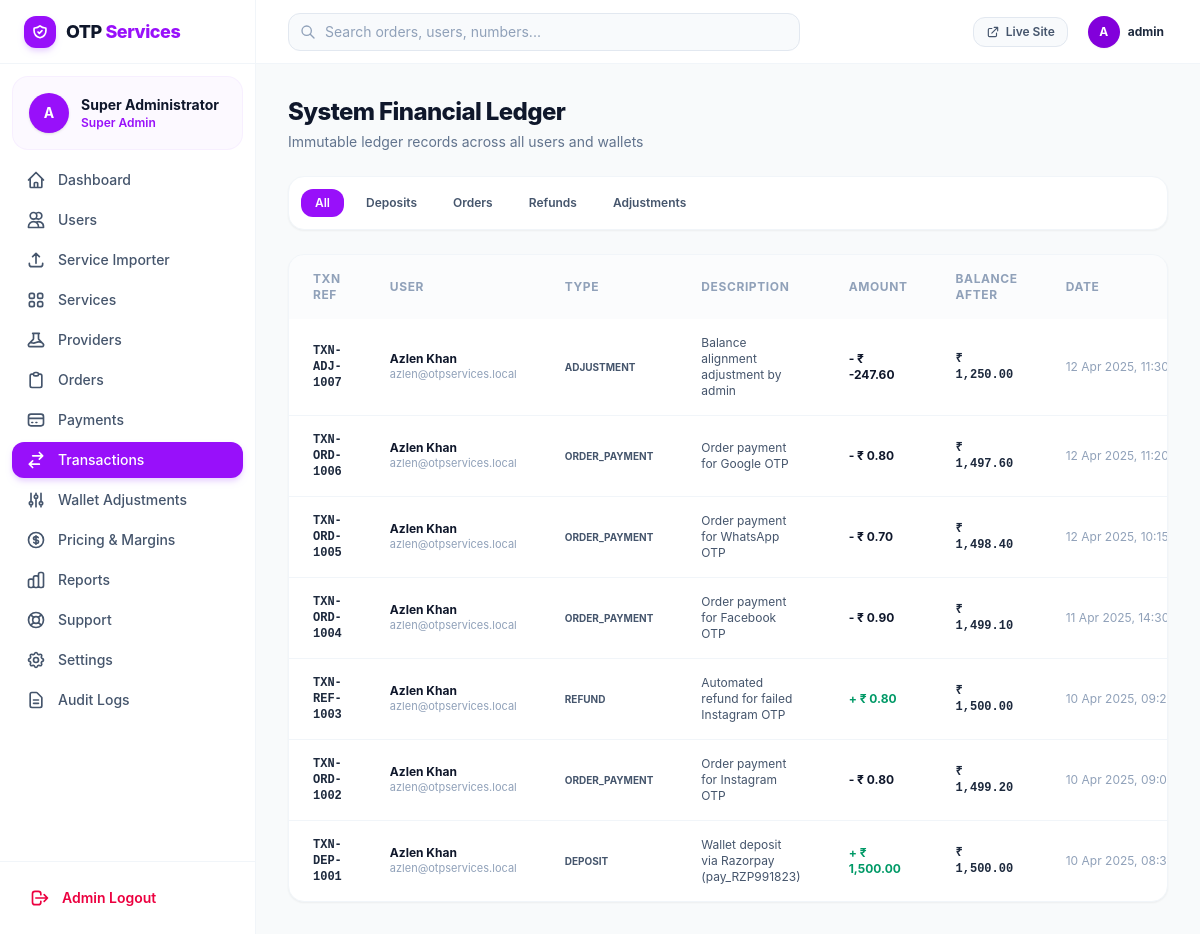
The app's page /admin/transactions.php (signed in) with its own data.
### tables this page shows
CREATE TABLE `wallet_transactions` (
  `id` INT AUTO_INCREMENT PRIMARY KEY,
  `transaction_ref` VARCHAR(64) NOT NULL UNIQUE,
  `user_id` INT NOT NULL,
  `type` ENUM('deposit', 'order_payment', 'refund', 'adjustment') NOT NULL,
  `amount` DECIMAL(12, 2) NOT NULL,
  `balance_before` DECIMAL(12, 2) NOT NULL,
  `balance_after` DECIMAL(12, 2) NOT NULL,
  `description` TEXT NOT NULL,
  `reference_id` VARCHAR(100) NULL,
  `created_at` TIMESTAMP DEFAULT CURRENT_TIMESTAMP,
  FOREIGN KEY (`user_id`) REFERENCES `users` (`id`) ON DELETE CASCADE,
  INDEX `idx_wt_user` (`user_id`),
  INDEX `idx_wt_ref` (`transaction_ref`),
  INDEX `idx_wt_type` (`type`)
);

CREATE TABLE `users` (
  `id` INT AUTO_INCREMENT PRIMARY KEY,
  `name` VARCHAR(100) NOT NULL,
  `email` VARCHAR(191) NOT NULL UNIQUE,
  `username` VARCHAR(50) UNIQUE NULL,
  `password_hash` VARCHAR(255) NOT NULL,
  `status` ENUM('active', 'suspended', 'banned') DEFAULT 'active',
  `created_at` TIMESTAMP DEFAULT CURRENT_TIMESTAMP,
  `updated_at` TIMESTAMP DEFAULT CURRENT_TIMESTAMP ON UPDATE CURRENT_TIMESTAMP,
  INDEX `idx_users_email` (`email`),
  INDEX `idx_users_status` (`status`)
);

### admin/transactions.php (the view, shortened to what the rows shown need)
<?php
require_once __DIR__ . '/includes/header.php';
require_once __DIR__ . '/includes/sidebar.php';
require_once __DIR__ . '/../includes/pagination.php';
$db = get_db();
$page = max(1, (int)($_GET['page'] ?? 1));
$where = ["1=1"];
$params = [];
$whereSql = implode(' AND ', $where);
$stmtCount = $db->prepare("SELECT COUNT(*) FROM wallet_transactions t WHERE {$whereSql}");
$stmtCount->execute($params);
$total = (int)$stmtCount->fetchColumn();
$paginator = paginate($total, $page, 15);
$stmt = $db->prepare("
    SELECT t.*, u.name as user_name, u.email as user_email
    FROM wallet_transactions t
    JOIN users u ON u.id = t.user_id
    WHERE {$whereSql}
    ORDER BY t.id DESC
    LIMIT {$paginator['per_page']} OFFSET {$paginator['offset']}
");
$stmt->execute($params);
$transactions = $stmt->fetchAll();
?>
<div class="flex-1 flex flex-col min-w-0 overflow-hidden">
    <?php require_once __DIR__ . '/includes/navbar.php'; ?>
    <main class="flex-1 overflow-y-auto p-4 sm:p-8 bg-slate-50/60">
        <div class="max-w-7xl mx-auto space-y-6">
            <div class="space-y-1">
                <h1 class="text-2xl font-extrabold text-slate-900 tracking-tight">System Financial Ledger</h1>
            </div>
            <div class="bg-white rounded-2xl border border-slate-100 shadow-xs overflow-hidden">
                <div class="overflow-x-auto">
                    <table class="w-full text-left text-sm text-slate-600">
                        <thead class="bg-slate-50/60 text-xs uppercase font-semibold text-slate-400 tracking-wider">
                            <tr>
                                <th class="px-6 py-4">Txn Ref</th>
                                <th class="px-6 py-4">User</th>
                                <th class="px-6 py-4">Type</th>
                                <th class="px-6 py-4">Description</th>
                                <th class="px-6 py-4">Amount</th>
                                <th class="px-6 py-4">Balance After</th>
                                <th class="px-6 py-4">Date</th>
                            </tr>
                        </thead>
                        <tbody class="divide-y divide-slate-100">
                            <?php foreach ($transactions as $t): ?>
                                <tr class="hover:bg-slate-50/80 transition-colors">
                                    <td class="px-6 py-4 font-mono text-xs font-bold text-slate-800"><?= e($t['transaction_ref']) ?></td>
                                    <td class="px-6 py-4">
                                        <div class="font-bold text-slate-900 text-xs"><?= e($t['user_name']) ?></div>
                                        <div class="text-[11px] text-slate-400"><?= e($t['user_email']) ?></div>
                                    </td>
                                    <td class="px-6 py-4 font-bold text-[10px] uppercase"><?= e($t['type']) ?></td>
                                    <td class="px-6 py-4 text-xs text-slate-600"><?= e($t['description']) ?></td>
                                    <td class="px-6 py-4 font-bold text-xs <?= in_array($t['type'], ['deposit', 'refund']) ? 'text-emerald-600' : 'text-slate-900' ?>">
                                        <?= in_array($t['type'], ['deposit', 'refund']) ? '+' : '-' ?> <?= format_currency($t['amount']) ?>
                                    </td>
                                    <td class="px-6 py-4 font-mono text-xs font-bold text-slate-800"><?= format_currency($t['balance_after']) ?></td>
                                    <td class="px-6 py-4 text-xs text-slate-400 whitespace-nowrap"><?= date('d M Y, H:i', strtotime($t['created_at'])) ?></td>
                                </tr>
                            <?php endforeach; ?>
                        </tbody>
                    </table>
                </div>
            </div>
        </div>
    </main>
</div>
<?php require_once __DIR__ . '/includes/footer.php'; ?>

### admin/includes/sidebar.php (shortened to what the rows shown need)
<aside :class="sidebarOpen ? 'translate-x-0' : '-translate-x-full'" class="fixed inset-y-0 left-0 z-50 w-64 bg-white border-r border-slate-100 flex flex-col justify-between transition-transform duration-200 ease-in-out md:static md:translate-x-0 shrink-0">
    <div class="overflow-y-auto">
        <div class="p-4 mx-3 my-3 bg-purple-50/60 rounded-2xl flex items-center gap-3 border border-purple-100/60">
            <div class="overflow-hidden">
                <div class="text-sm font-bold text-slate-900 truncate"><?= e($currentAdmin['name']) ?></div>
                <div class="text-xs text-purple-600 font-semibold">Super Admin</div>
            </div>
        </div>
    </div>
</aside>

### admin/includes/navbar.php (shortened to what the rows shown need)
<header class="h-16 bg-white border-b border-slate-100 flex items-center justify-between px-4 sm:px-8 shrink-0">
    <div class="flex items-center gap-4">
        <div class="flex items-center gap-2 p-1">
            <div class="w-8 h-8 rounded-full bg-purple-700 text-white font-bold flex items-center justify-center text-xs shadow-xs">
                A
            </div>
            <span class="text-xs font-bold text-slate-800 hidden sm:inline"><?= e($currentAdmin['username']) ?></span>
        </div>
    </div>
</header>

### records on screen
wallet_transactions: transaction_ref "TXN-ADJ-1007", user.name "Azlen Khan", user.email "azlen@otpservices.local", type "ADJUSTMENT", description "Balance alignment adjustment by admin", amount "₹ -247.60", balance_after "₹ 1,250.00", created_at "12 Apr 2025,…"
wallet_transactions: transaction_ref "TXN-ORD-1006", user.name "Azlen Khan", user.email "azlen@otpservices.local", type "ORDER_PAYMENT", description "Order payment for Google OTP", amount "₹ 0.80", balance_after "₹ 1,497.60", created_at "12 Apr 2025,…"
wallet_transactions: transaction_ref "TXN-ORD-1005", user.name "Azlen Khan", user.email "azlen@otpservices.local", type "ORDER_PAYMENT", description "Order payment for WhatsApp OTP", amount "₹ 0.70", balance_after "₹ 1,498.40", created_at "12 Apr 2025,…"
wallet_transactions: transaction_ref "TXN-ORD-1004", user.name "Azlen Khan", user.email "azlen@otpservices.local", type "ORDER_PAYMENT", description "Order payment for Facebook OTP", amount "₹ 0.90", balance_after "₹ 1,499.10", created_at "11 Apr 2025,…"
wallet_transactions: transaction_ref "TXN-REF-1003", user.name "Azlen Khan", user.email "azlen@otpservices.local", type "REFUND", description "Automated refund for failed Instagram OTP", amount "₹ 0.80", balance_after "₹ 1,500.00", created_at "10 Apr 2025,…"
wallet_transactions: transaction_ref "TXN-ORD-1002", user.name "Azlen Khan", user.email "azlen@otpservices.local", type "ORDER_PAYMENT", description "Order payment for Instagram OTP", amount "₹ 0.80", balance_after "₹ 1,499.20", created_at "10 Apr 2025,…"
wallet_transactions: transaction_ref "TXN-DEP-1001", user.name "Azlen Khan", user.email "azlen@otpservices.local", type "DEPOSIT", description "Wallet deposit via Razorpay (pay_RZP991823)", amount "₹ 1,500.00", balance_after "₹ 1,500.00", created_at "10 Apr 2025,…"

### other values on screen
$currentAdmin['name'] "Super Administrator"
$currentAdmin['username'] "admin"
